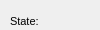
      <widget class="QWidget" name="page_9">
       <property name="geometry">
        <rect>
         <x>0</x>
         <y>0</y>
         <width>100</width>
         <height>30</height>
        </rect>
       </property>
       <attribute name="label">
        <string>Basic information</string>
       </attribute>
       <widget class="QComboBox" name="varc_buildercat_id">
        <property name="geometry">
         <rect>
          <x>380</x>
          <y>40</y>
          <width>160</width>
          <height>20</height>
         </rect>
        </property>
       </widget>
       <widget class="QComboBox" name="varc_state">
        <property name="geometry">
         <rect>
          <x>110</x>
          <y>10</y>
          <width>160</width>
          <height>20</height>
         </rect>
        </property>
        <property name="autoFillBackground">
         <bool>true</bool>
        </property>
        <property name="maxVisibleItems">
         <number>8</number>
        </property>
        <property name="frame">
         <bool>false</bool>
        </property>
       </widget>
       <widget class="QLabel" name="label_varc_workcat_id">
        <property name="geometry">
         <rect>
          <x>10</x>
          <y>100</y>
          <width>90</width>
          <height>22</height>
         </rect>
        </property>
        <property name="font">
         <font>
          <pointsize>8</pointsize>
         </font>
        </property>
        <property name="frameShape">
         <enum>QFrame::NoFrame</enum>
        </property>
        <property name="frameShadow">
         <enum>QFrame::Plain</enum>
        </property>
        <property name="text">
         <string>Workcat id:</string>
        </property>
        <property name="textFormat">
         <enum>Qt::AutoText</enum>
        </property>
        <property name="scaledContents">
         <bool>false</bool>
        </property>
        <property name="alignment">
         <set>Qt::AlignLeading|Qt::AlignLeft|Qt::AlignVCenter</set>
        </property>
        <property name="margin">
         <number>3</number>
        </property>
       </widget>
       <widget class="QLabel" name="label_varc_buildercat_id">
        <property name="geometry">
         <rect>
          <x>280</x>
          <y>40</y>
          <width>101</width>
          <height>22</height>
         </rect>
        </property>
        <property name="font">
         <font>
          <pointsize>8</pointsize>
         </font>
        </property>
        <property name="frameShape">
         <enum>QFrame::NoFrame</enum>
        </property>
        <property name="frameShadow">
         <enum>QFrame::Plain</enum>
        </property>
        <property name="text">
         <string>Buildercat id:</string>
        </property>
        <property name="textFormat">
         <enum>Qt::AutoText</enum>
        </property>
        <property name="scaledContents">
         <bool>false</bool>
        </property>
        <property name="alignment">
         <set>Qt::AlignLeading|Qt::AlignLeft|Qt::AlignVCenter</set>
        </property>
        <property name="margin">
         <number>3</number>
        </property>
       </widget>
       <widget class="QLabel" name="label_varc_owner">
        <property name="geometry">
         <rect>
          <x>10</x>
          <y>40</y>
          <width>90</width>
          <height>22</height>
         </rect>
        </property>
        <property name="font">
         <font>
          <pointsize>8</pointsize>
         </font>
        </property>
        <property name="frameShape">
         <enum>QFrame::NoFrame</enum>
        </property>
        <property name="frameShadow">
         <enum>QFrame::Plain</enum>
        </property>
        <property name="text">
         <string>Owner:</string>
        </property>
        <property name="textFormat">
         <enum>Qt::AutoText</enum>
        </property>
        <property name="scaledContents">
         <bool>false</bool>
        </property>
        <property name="alignment">
         <set>Qt::AlignLeading|Qt::AlignLeft|Qt::AlignVCenter</set>
        </property>
        <property name="margin">
         <number>3</number>
        </property>
       </widget>
       <widget class="QDateEdit" name="varc_end_date">
        <property name="geometry">
         <rect>
          <x>380</x>
          <y>100</y>
          <width>160</width>
          <height>22</height>
         </rect>
        </property>
        <property name="calendarPopup">
         <bool>true</bool>
        </property>
       </widget>
       <widget class="QComboBox" name="varc_ownercat_id">
        <property name="geometry">
         <rect>
          <x>110</x>
          <y>40</y>
          <width>160</width>
          <height>20</height>
         </rect>
        </property>
       </widget>
       <widget class="QComboBox" name="varc_workcat_id_end">
        <property name="geometry">
         <rect>
          <x>380</x>
          <y>10</y>
          <width>160</width>
          <height>20</height>
         </rect>
        </property>
        <property name="autoFillBackground">
         <bool>true</bool>
        </property>
        <property name="maxVisibleItems">
         <number>8</number>
        </property>
        <property name="frame">
         <bool>false</bool>
        </property>
       </widget>
       <widget class="QLabel" name="label_varc_state">
        <property name="geometry">
         <rect>
          <x>10</x>
          <y>10</y>
          <width>90</width>
          <height>22</height>
         </rect>
        </property>
        <property name="font">
         <font>
          <pointsize>8</pointsize>
         </font>
        </property>
        <property name="frameShape">
         <enum>QFrame::NoFrame</enum>
        </property>
        <property name="frameShadow">
         <enum>QFrame::Plain</enum>
        </property>
        <property name="text">
         <string>State:</string>
        </property>
        <property name="textFormat">
         <enum>Qt::AutoText</enum>
        </property>
        <property name="scaledContents">
         <bool>false</bool>
        </property>
        <property name="alignment">
         <set>Qt::AlignLeading|Qt::AlignLeft|Qt::AlignVCenter</set>
        </property>
        <property name="margin">
         <number>3</number>
        </property>
       </widget>
       <widget class="QLineEdit" name="varc_code">
        <property name="geometry">
         <rect>
          <x>110</x>
          <y>70</y>
          <width>160</width>
          <height>20</height>
         </rect>
        </property>
       </widget>
       <widget class="QLabel" name="label_varc_workcat_id_end">
        <property name="geometry">
         <rect>
          <x>280</x>
          <y>10</y>
          <width>101</width>
          <height>22</height>
         </rect>
        </property>
        <property name="font">
         <font>
          <pointsize>8</pointsize>
         </font>
        </property>
        <property name="frameShape">
         <enum>QFrame::NoFrame</enum>
        </property>
        <property name="frameShadow">
         <enum>QFrame::Plain</enum>
        </property>
        <property name="text">
         <string>Workcat end id:</string>
        </property>
        <property name="textFormat">
         <enum>Qt::AutoText</enum>
        </property>
        <property name="scaledContents">
         <bool>false</bool>
        </property>
        <property name="alignment">
         <set>Qt::AlignLeading|Qt::AlignLeft|Qt::AlignVCenter</set>
        </property>
        <property name="margin">
         <number>3</number>
        </property>
       </widget>
       <widget class="QLabel" name="label_varc_builtdate">
        <property name="geometry">
         <rect>
          <x>280</x>
          <y>70</y>
          <width>101</width>
          <height>22</height>
         </rect>
        </property>
        <property name="font">
         <font>
          <pointsize>8</pointsize>
         </font>
        </property>
        <property name="frameShape">
         <enum>QFrame::NoFrame</enum>
        </property>
        <property name="frameShadow">
         <enum>QFrame::Plain</enum>
        </property>
        <property name="text">
         <string>Builtdate:</string>
        </property>
        <property name="textFormat">
         <enum>Qt::AutoText</enum>
        </property>
        <property name="scaledContents">
         <bool>false</bool>
        </property>
        <property name="alignment">
         <set>Qt::AlignLeading|Qt::AlignLeft|Qt::AlignVCenter</set>
        </property>
        <property name="margin">
         <number>3</number>
        </property>
       </widget>
       <widget class="QLabel" name="label_varc_code">
        <property name="geometry">
         <rect>
          <x>10</x>
          <y>70</y>
          <width>90</width>
          <height>22</height>
         </rect>
        </property>
        <property name="font">
         <font>
          <pointsize>8</pointsize>
         </font>
        </property>
        <property name="frameShape">
         <enum>QFrame::NoFrame</enum>
        </property>
        <property name="frameShadow">
         <enum>QFrame::Plain</enum>
        </property>
        <property name="text">
         <string>Code:</string>
        </property>
        <property name="textFormat">
         <enum>Qt::AutoText</enum>
        </property>
        <property name="scaledContents">
         <bool>false</bool>
        </property>
        <property name="alignment">
         <set>Qt::AlignLeading|Qt::AlignLeft|Qt::AlignVCenter</set>
        </property>
        <property name="margin">
         <number>3</number>
        </property>
       </widget>
       <widget class="QComboBox" name="varc_workcat_id">
        <property name="geometry">
         <rect>
          <x>110</x>
          <y>100</y>
          <width>160</width>
          <height>20</height>
         </rect>
        </property>
        <property name="autoFillBackground">
         <bool>true</bool>
        </property>
        <property name="maxVisibleItems">
         <number>8</number>
        </property>
        <property name="frame">
         <bool>false</bool>
        </property>
       </widget>
       <widget class="QLabel" name="label_varc_end_date">
        <property name="geometry">
         <rect>
          <x>280</x>
          <y>100</y>
          <width>101</width>
          <height>22</height>
         </rect>
        </property>
        <property name="font">
         <font>
          <pointsize>8</pointsize>
         </font>
        </property>
        <property name="frameShape">
         <enum>QFrame::NoFrame</enum>
        </property>
        <property name="frameShadow">
         <enum>QFrame::Plain</enum>
        </property>
        <property name="text">
         <string>End date:</string>
        </property>
        <property name="textFormat">
         <enum>Qt::AutoText</enum>
        </property>
        <property name="scaledContents">
         <bool>false</bool>
        </property>
        <property name="alignment">
         <set>Qt::AlignLeading|Qt::AlignLeft|Qt::AlignVCenter</set>
        </property>
        <property name="margin">
         <number>3</number>
        </property>
       </widget>
       <widget class="QDateEdit" name="varc_builtdate">
        <property name="geometry">
         <rect>
          <x>380</x>
          <y>70</y>
          <width>160</width>
          <height>22</height>
         </rect>
        </property>
        <property name="calendarPopup">
         <bool>true</bool>
        </property>
       </widget>
      </widget>
